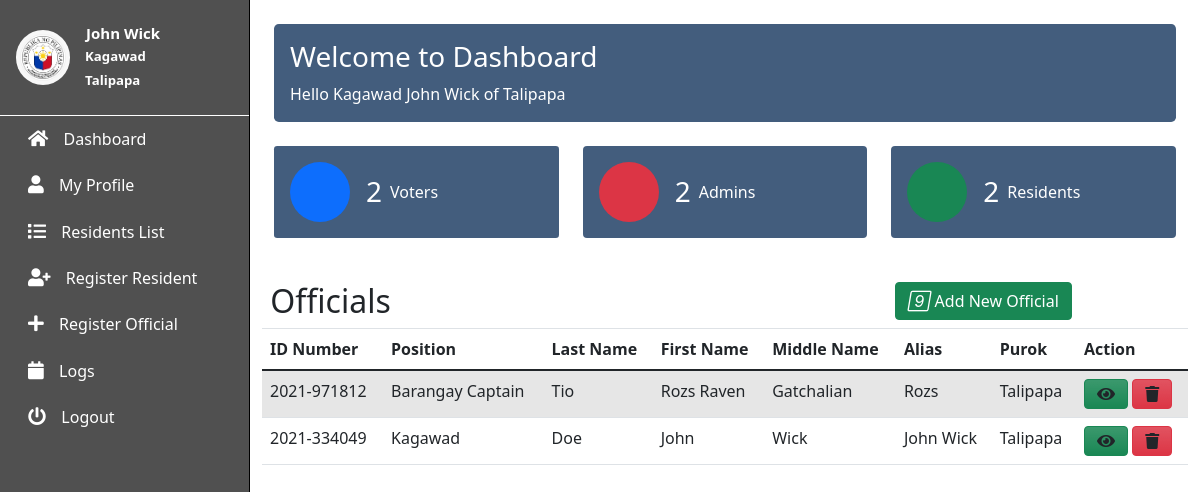
Page /dashboard.php (signed in) on the committed database.
### tables this page shows
CREATE TABLE `officials` (
  `dateRegistered` text DEFAULT NULL,
  `timeRegistered` text DEFAULT NULL,
  `idNumber` text DEFAULT NULL,
  `nameLast` text DEFAULT NULL,
  `nameFirst` text DEFAULT NULL,
  `nameMiddle` text DEFAULT NULL,
  `nameAlias` text DEFAULT NULL,
  `birthMonth` varchar(2) DEFAULT NULL,
  `birthDay` varchar(2) DEFAULT NULL,
  `birthYear` varchar(4) DEFAULT NULL,
  `placeOB` text DEFAULT NULL,
  `gender` text DEFAULT NULL,
  `civilStatus` text DEFAULT NULL,
  `position` text DEFAULT NULL,
  `cityAddress` text DEFAULT NULL,
  `provAddress` text DEFAULT NULL,
  `purok` text DEFAULT NULL,
  `mobileNumberA` varchar(11) DEFAULT NULL,
  `mobileNumberB` varchar(11) DEFAULT NULL,
  `homeNumberA` varchar(11) DEFAULT NULL,
  `homeNumberB` varchar(11) DEFAULT NULL,
  `email` text DEFAULT NULL,
  `username` text DEFAULT NULL,
  `officialPassword` text DEFAULT NULL,
  `imageLocation` text DEFAULT NULL
);

### dashboard.php (the view, shortened to what this page needs)
<?php
include_once('./database/connection.php');
$name = $_SESSION['name'];
$purok = $_SESSION['purok'];
$position = $_SESSION['position'];
$countOfficials = "SELECT * FROM officials;";
$officialsQuery = mysqli_query($conn, $countOfficials);
$totalOfficials = mysqli_num_rows($officialsQuery);
$countResidents = "SELECT * FROM residents;";
$residentsQuery = mysqli_query($conn, $countResidents);
$totalResidents = mysqli_num_rows($residentsQuery);
$countVoters = "SELECT * FROM residents WHERE voterStatus = 'Yes';";
$VotersQuery = mysqli_query($conn, $countVoters);
$totalVoters = mysqli_num_rows($VotersQuery);
$image = $_SESSION['imageLocation'];
?>
<!DOCTYPE html>
<html lang="en">
<head>
  <link href="https://maxcdn.bootstrapcdn.com/font-awesome/latest/css/font-awesome.min.css" rel="stylesheet">
  <link rel="stylesheet" href="https://cdn.jsdelivr.net/npm/bootstrap@4.6.0/dist/css/bootstrap.min.css" />
  <link rel='stylesheet' href='https://cdn.jsdelivr.net/npm/bootstrap@5.0.0-beta1/dist/css/bootstrap.min.css'>
  <link rel='stylesheet' href='https://unicons.iconscout.com/release/v3.0.6/css/line.css'>
  <link rel="stylesheet" href="https://use.fontawesome.com/releases/v5.12.1/css/all.css">
  <link rel="stylesheet" href="./assets/css/dashboard.css">
  <link rel="stylesheet" href="./assets/css/main.css">
</head>
<body onload="getPosition();">
  <aside class="sidebar position-fixed top-0 left-0 overflow-auto h-100 float-left" id="show-side-navigation1">
    <div class="sidebar-header d-flex align-items-center px-3 py-4">
      <?php
      echo "<img class='rounded-pill img-fluid border-2' width='25%' src=" .  $image . " alt='Official's Image'>"
      ?>
      <div class="ms-2">
        <h5 class="fs-6 mb-0">
          <a class="text-decoration-none headName" href="viewUser.php"> &nbsp; <?php echo $name; ?></a>
        </h5>
        <p class="mt-1 mb-0 headPlace"> &nbsp; <?php echo $position ?></p>
        <p class="mt-1 mb-0 headPlace"> &nbsp; <?php echo $purok ?></p>
      </div>
    </div>
    <ul class="categories list-unstyled">
      <li><i class="fa fa-home sideIcons"></i><a href="dashboard.php"> Dashboard</a></li>
      <li><i class="fa fa-user sideIcons"></i><a href="viewUser.php"> My Profile</a></li>
      <li><i class="fa fa-list sideIcons"></i><a href="residents.php"> Residents List</a></li>
      <li><i class="fa fa-user-plus sideIcons"></i><a href="registration.php"> Register Resident</a></li>
      <li><i class="fa fa-plus sideIcons"></i><a href="registerOfficial.php"> Register Official</a></li>
      <li><i class="fa fa-calendar sideIcons"></i><a href="logs.php"> Logs</a></li>
      <li><i class="fa fa-power-off sideIcons"></i><a href="index.php"> Logout</a></li>
    </ul>
  </aside>
  <section>
    <div class="p-4">
      <div class="welcome">
        <div class="content rounded-3 p-3">
          <h1 class="fs-3">Welcome to Dashboard</h1>
          <p class="mb-0">Hello <?php echo $position . " " . $name . " of " . $purok; ?></p>
        </div>
      </div>
      <section class="statistics mt-4">
        <div class="row">
          <div class="col-lg-4">
            <div class="box d-flex rounded-1 align-items-center mb-4 mb-lg-0 p-3">
              <i class="uil-user-square fs-2 text-center bg-primary rounded-circle"></i>
              <div class="ms-3">
                <div class="d-flex align-items-center">
                  <h3 class="mb-0"><?php echo $totalVoters ?></h3> <span class="d-block ms-2">Voters</span>
                </div>
              </div>
            </div>
          </div>
          <div class="col-lg-4">
            <div class="box d-flex rounded-2 align-items-center mb-4 mb-lg-0 p-3">
              <i class="uil-user fs-2 text-center bg-danger rounded-circle"></i>
              <div class="ms-3">
                <div class="d-flex align-items-center">
                  <h3 class="mb-0"><?php echo $totalOfficials ?></h3> <span class="d-block ms-2">Admins</span>
                </div>
              </div>
            </div>
          </div>
          <div class="col-lg-4">
            <div class="box d-flex rounded-2 align-items-center p-3">
              <i class="uil-users-alt fs-2 text-center bg-success rounded-circle"></i>
              <div class="ms-3">
                <div class="d-flex align-items-center">
                  <h3 class="mb-0"><?php echo $totalResidents ?></h3> <span class="d-block ms-2">Residents</span>
                </div>
              </div>
            </div>
          </div>
        </div>
      </div>
    </section>
  <section class="officials">
    <div class="container">
      <div class="table-wrapper">
        <div class="table-title">
          <div class="row">
            <div class="col-sm-8">
              <h2>&nbsp;Officials</h2>
            </div>
            <div class="col-sm-4">
              <a href="registerOfficial.php" class="btn btn-success"><i class="material-icons">&#xE147;</i> <span>Add New Official</span></a>
            </div>
          </div>
        </div>
        <table class="table table-striped table-hover">
          <thead>
            <tr>
              <th data-field="officialID">ID Number</th>
              <th data-field="position">Position</th>
              <th data-field="lName" data-sortable="true">Last Name</th>
              <th data-field="fName" data-sortable="true">First Name</th>
              <th data-field="mName" data-sortable="true">Middle Name</th>
              <th data-field="alias" data-sortable="true">Alias</th>
              <th data-field="purok" data-sortable="true">Purok</th>
              <th data-field="view">Action</th>
            </tr>
          </thead>
          <form method="POST" action="./database/database.php">
            <tbody>
              <?php
              include_once("./database/connection.php");
              $getOfficials = "SELECT * FROM officials";
              $result = mysqli_query($conn, $getOfficials);
              if (mysqli_num_rows($result) > 0) {
                while ($officials = mysqli_fetch_assoc($result)) {
                  echo "<tr>"
                    . "<td>" . $officials['idNumber']
                    . "</td><td>" . $officials['position']
                    . "</td><td name='tdLastName' value=".$officials['nameLast'].">" . $officials['nameLast']
                    . "</td><td name='tdFirstName' value=".$officials['nameFirst'].">" . $officials['nameFirst']
                    . "</td><td name='tdMiddleName' value=".$officials['nameMiddle'].">" . $officials['nameMiddle']
                    . "</td><td>" . $officials['nameAlias']
                    . "</td><td>" . $officials['purok']
                    . "</td><td><button name='btnView' type='submit' value=" . $officials['idNumber'] . " class='btn btn-success text-dark bg-gradient fa fa-eye'></button>
                        <button name='btnDelete' type='submit' value=" . $officials['idNumber'] . " class='btn btn-danger text-dark bg-gradient fa fa-trash'></button></td>"
                    . "</tr>";
                }
              }
              ?>
            </tbody>
          </form>
        </table>
      </div>
    </div>
  </section>
</body>
</html>

### assets/css/dashboard.css (style rules this page uses)
.welcome { color: white; margin-left: 250px; }
.officials { margin-top: 20px; margin-left: 250px; }
.welcome .content { background-color: #435d7d; }
.welcome p { color: white; font-weight: 500; }
.statistics { margin-left: 250px; }
.statistics .box { background-color: #435d7d; color: white; }
.statistics .box i { width: 60px; height: 60px; line-height: 60px; }

### assets/css/main.css (style rules this page uses)
* { -webkit-user-select: none; -khtml-user-select: none; -moz-user-select: none; -ms-user-select: none; user-select: none; }
.sidebar { background-color: #505050; width: 250px; transition: all 0.3s ease-in-out; transform: translateX(0); z-index: 9999999; border-right: 1px solid black; }
.sidebar .sidebar-header { border-bottom: 1px solid #ffffff; }
.sidebar .sidebar-header h5 a { color: white; }
.sidebar .sidebar-header p { color: white; font-size: 0.825rem; }
.sidebar > ul > li { padding: 0.7rem 1.75rem; }
.sidebar ul > li > a { color: white; text-decoration: none; }
.sidebar ul > li > i { font-size: 18px; margin-right: 0.7rem; color: white; }
.headName, .headPlace { font-size: 15px; font-weight: 600; }

### rows in the picture
officials: idNumber "2021-971812", position "Barangay Captain", nameLast "Tio", nameFirst "Rozs Raven", nameMiddle "Gatchalian", nameAlias "Rozs", purok "Talipapa"
officials: idNumber "2021-334049", position "Kagawad", nameLast "Doe", nameFirst "John", nameMiddle "Wick", nameAlias "John Wick", purok "Talipapa"

### other values in the picture
$name "John Wick"
$position "Kagawad"
$purok "Talipapa"
$totalVoters "2"
$totalOfficials "2"
$totalResidents "2"
